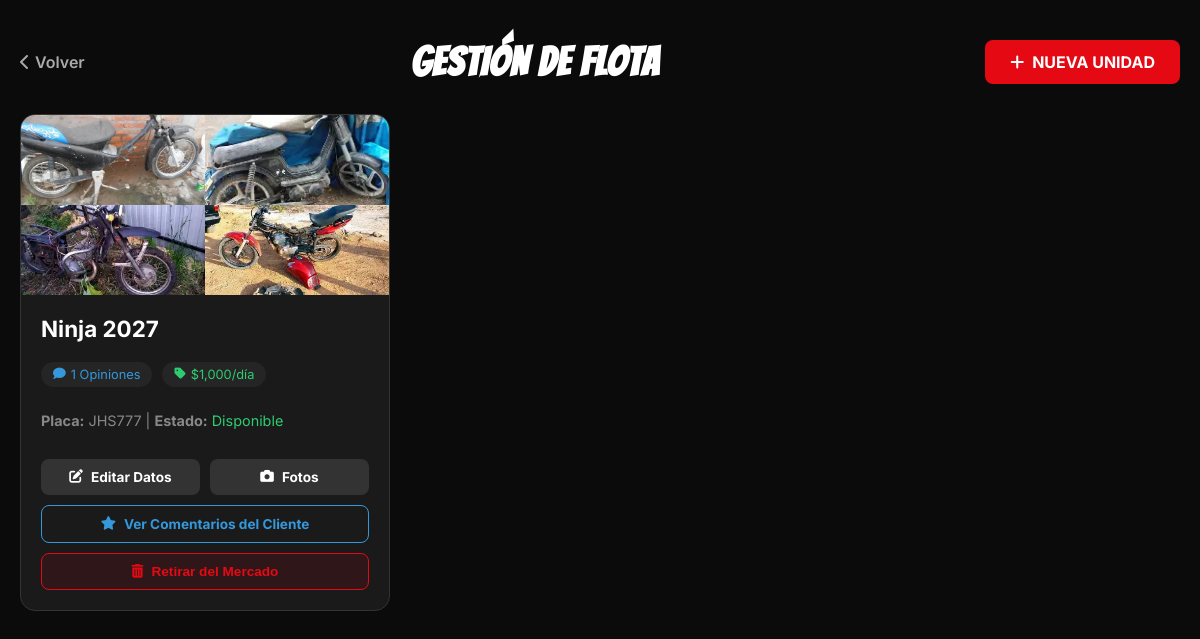
The app's page /historial_vehiculo.php (signed in) with its own data.
### tables this page shows
CREATE TABLE `fotos_vehiculos` (
  `id_foto` int(11) NOT NULL,
  `id_vehiculo` int(11) NOT NULL,
  `id_usuario` int(11) NOT NULL,
  `ruta_imagen` varchar(255) NOT NULL,
  `fecha_subida` timestamp NOT NULL DEFAULT current_timestamp()
);

CREATE TABLE `vehiculo` (
  `id_v` int(11) NOT NULL,
  `id_arrendatario` int(11) DEFAULT NULL,
  `tipo` varchar(50) DEFAULT NULL,
  `id_proveedor` int(11) DEFAULT NULL,
  `num_motor` int(11) DEFAULT NULL,
  `num_chasis` int(11) DEFAULT NULL,
  `traccion` varchar(50) NOT NULL,
  `motor` varchar(50) NOT NULL,
  `transmision` varchar(50) NOT NULL,
  `color` varchar(50) NOT NULL,
  `marca` varchar(50) NOT NULL,
  `placa` varchar(20) NOT NULL,
  `modelo` varchar(50) NOT NULL,
  `precio` double NOT NULL,
  `asientos` int(11) DEFAULT NULL,
  `estado` varchar(50) DEFAULT 'Disponible',
  `imagen` varchar(255) DEFAULT NULL
);

### historial_vehiculo.php (the view, shortened to what this page needs)
<?php
require_once 'conexion.php';
$id_usuario = $_SESSION['IdUsuario'];
try {
    $stmt = $pdo->prepare('SELECT * FROM vehiculo WHERE id_proveedor = :id_usuario ORDER BY id_v DESC');
    $stmt->execute([':id_usuario' => $id_usuario]);
    $vehiculos = $stmt->fetchAll(PDO::FETCH_ASSOC);
} catch (PDOException $e) {
    $error_msg = "Error al cargar los vehículos: " . $e->getMessage();
}
?>
<!DOCTYPE html>
<html lang="es">
<head>
    <link rel="stylesheet" href="https://cdnjs.cloudflare.com/ajax/libs/font-awesome/6.0.0/css/all.min.css">
</head>
<body>
    <div class="container">
        <div class="header-actions">
            <a href="dashboardf.php" class="btn-volver">
                <i class="fas fa-chevron-left"></i> Volver
            </a>
            <h1 class="titulo-principal">GESTIÓN DE FLOTA</h1>
            <a href="indexV.php" class="btn-accion">
                <i class="fas fa-plus"></i> NUEVA UNIDAD
            </a>
        </div>
        <?php if (isset($error_msg)): ?>
            <div style="background: rgba(229,9,20,0.2); border: 1px solid var(--rojo); padding: 15px; border-radius: 8px; margin-bottom: 20px;">
                <p style="margin:0;"><?php echo htmlspecialchars($error_msg); ?></p>
            </div>
        <?php else: ?>
            <div class="vehiculos-grid">
                <?php foreach($vehiculos as $row):
                    $id_v = $row['id_v'];
                    $stmt_fotos = $pdo->prepare('SELECT ruta_imagen FROM fotos_vehiculos WHERE id_vehiculo = :id_v LIMIT 4');
                    $stmt_fotos->execute([':id_v' => $id_v]);
                    $fotos = $stmt_fotos->fetchAll(PDO::FETCH_ASSOC);
                    $stmt_comentarios = $pdo->prepare('SELECT COUNT(*) as total FROM comentarios_vehiculos WHERE id_vehiculo = :id_v');
                    $stmt_comentarios->execute([':id_v' => $id_v]);
                    $total_comentarios = $stmt_comentarios->fetch(PDO::FETCH_ASSOC)['total'];
                ?>
                <div class="vehiculo-card">
                    <div class="galeria-grid">
                        <?php
                        $cont = 0;
                        foreach($fotos as $foto): $cont++; ?>
                            <div class="img-box">
                                <img src="<?php echo htmlspecialchars($foto['ruta_imagen']); ?>"
                                     onerror="this.src='imagenes/nissan.png';">
                            </div>
                        <?php endforeach;
                        ?>
                    </div>
                    <div class="info-container">
                        <h3 style="margin: 0 0 10px 0; font-size: 1.4rem; color: #fff;">
                            <?php echo htmlspecialchars($row['marca'] . " " . $row['modelo']); ?>
                        </h3>
                        <div class="stats-badges">
                            <span class="badge comments">
                                <i class="fas fa-comment"></i> <?php echo $total_comentarios; ?> Opiniones
                            </span>
                            <span class="badge price">
                                <i class="fas fa-tag"></i> $<?php echo number_format($row['precio'], 0); ?>/día
                            </span>
                        </div>
                        <p style="font-size: 0.9rem; color: #888; margin: 15px 0;">
                            <strong>Placa:</strong> <?php echo htmlspecialchars($row['placa']); ?> |
                            <strong>Estado:</strong> <span style="color: #2ecc71;"><?php echo htmlspecialchars($row['estado']); ?></span>
                        </p>
                        <div class="btn-grid-actions">
                            <a href="procesar_editar.php?id=<?php echo $id_v; ?>" class="btn-mini btn-edit">
                                <i class="fas fa-edit"></i> Editar Datos
                            </a>
                            <a href="subirfotos.php?id=<?php echo $id_v; ?>" class="btn-mini btn-photos">
                                <i class="fas fa-camera"></i> Fotos
                            </a>
                            <a href="ver_comentarios.php?id=<?php echo $id_v; ?>" class="btn-mini btn-comments">
                                <i class="fas fa-star"></i> Ver Comentarios del Cliente
                            </a>
                            <form action="eliminar_vehiculo.php" method="POST" onsubmit="return confirm('¿Está seguro de retirar este vehículo? Esta acción no se puede deshacer.');" style="grid-column: span 2; margin: 0;">
                                <button type="submit" class="btn-mini btn-delete">
                                    <i class="fas fa-trash-alt"></i> Retirar del Mercado
                                </button>
                            </form>
                        </div>
                    </div>
                </div>
                <?php endforeach; ?>
            </div>
        <?php endif; ?>
    </div>
</body>
</html>

### historial_vehiculo.php (style rules this page uses)
:root { --rojo: #e50914; --oscuro: #111; --card: #1a1a1a; }
* { box-sizing: border-box; }
body { background-color: #0b0b0b; color: white; font-family: 'Inter', sans-serif; margin: 0; padding: 0; }
.container { max-width: 1200px; margin: 0 auto; padding: 40px 20px; }
.header-actions { display: flex; justify-content: space-between; align-items: center; margin-bottom: 30px; flex-wrap: wrap; gap: 15px; }
.titulo-principal { font-family: 'Bangers', cursive; font-size: 2.5rem; margin: 0; letter-spacing: 1px; }
.btn-volver { text-decoration: none; color: #aaa; font-weight: 600; display: flex; align-items: center; gap: 5px; }
.btn-accion { background: var(--rojo); padding: 12px 25px; border-radius: 8px; text-decoration: none; color: white; font-weight: bold; display: inline-flex; align-items: center; gap: 8px; transition: 0.2s; }
.vehiculos-grid { display: grid; grid-template-columns: repeat(auto-fill, minmax(320px, 1fr)); gap: 25px; }
.vehiculo-card { background: var(--card); border-radius: 15px; overflow: hidden; border: 1px solid #333; transition: 0.3s; display: flex; flex-direction: column; }
.galeria-grid { display: grid; grid-template-columns: repeat(2, 1fr); height: 180px; background: #000; }
.img-box img { width: 100%; height: 90px; object-fit: cover; display: block; }
.info-container { padding: 20px; display: flex; flex-direction: column; flex-grow: 1; }
.stats-badges { display: flex; gap: 10px; margin: 10px 0; flex-wrap: wrap; }
.badge { padding: 5px 12px; border-radius: 20px; font-size: 0.8rem; background: #252525; display: inline-flex; align-items: center; gap: 5px; }
.badge.comments { color: #3498db; }
.badge.price { color: #2ecc71; }
.btn-grid-actions { display: grid; grid-template-columns: 1fr 1fr; gap: 10px; margin-top: auto; padding-top: 15px; }
.btn-mini { padding: 10px; border-radius: 8px; text-align: center; text-decoration: none; font-size: 0.85rem; font-weight: bold; display: flex; align-items: center; justify-content: center; gap: 8px; transition: 0.2s; border: none; cursor: pointer; }
.btn-edit { background: #333; color: white; }
.btn-photos { background: #333; color: white; }
.btn-comments { background: #1a1a1a; color: #3498db; border: 1px solid #3498db; grid-column: span 2; }
.btn-delete { background: rgba(229, 9, 20, 0.1); color: var(--rojo); border: 1px solid var(--rojo); width: 100%; }

### records on screen
vehiculo: marca+modelo "Ninja 2027", total_comentarios "1", precio "1,000", placa "JHS777", estado "Disponible"
fotos_vehiculos: ruta_imagen (picture)
fotos_vehiculos: ruta_imagen (picture)
fotos_vehiculos: ruta_imagen (picture)
fotos_vehiculos: ruta_imagen (picture)
